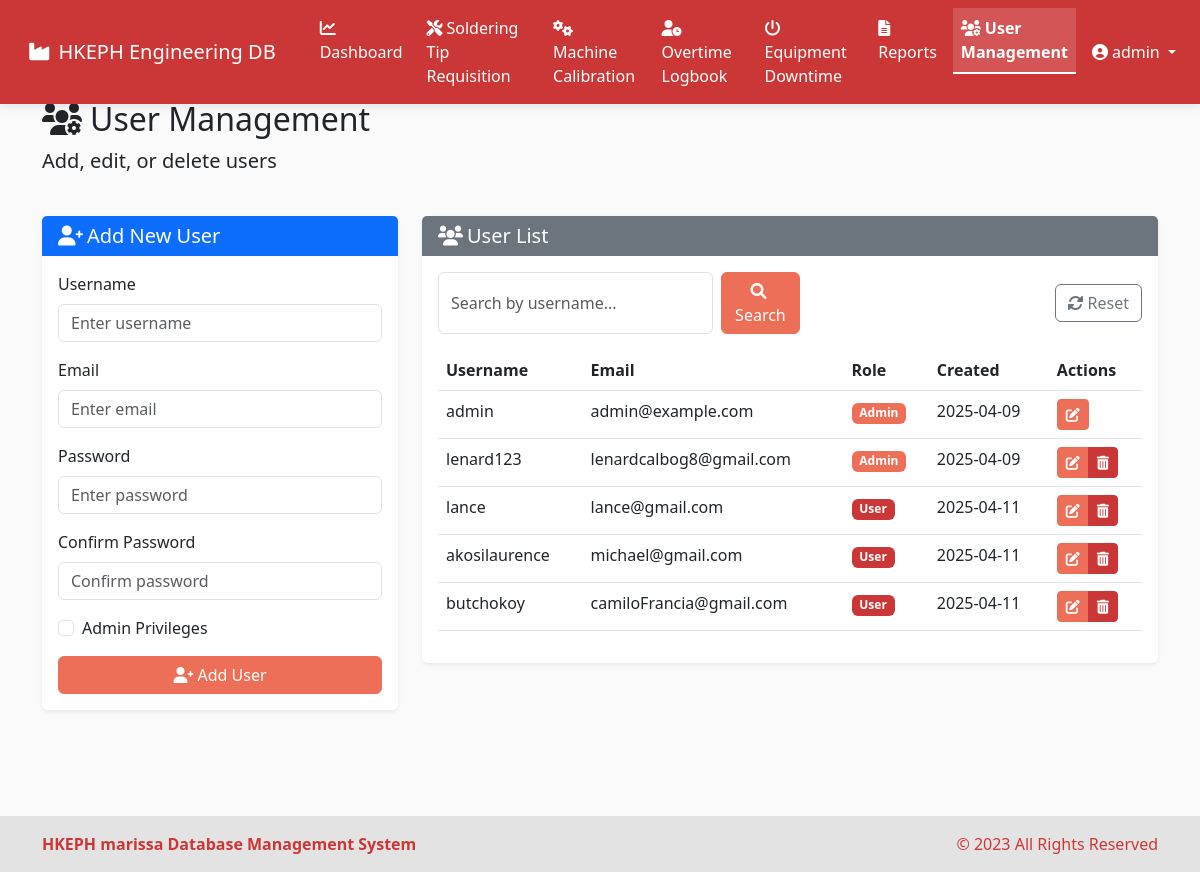
Page /users (signed in) on the earlier database version.
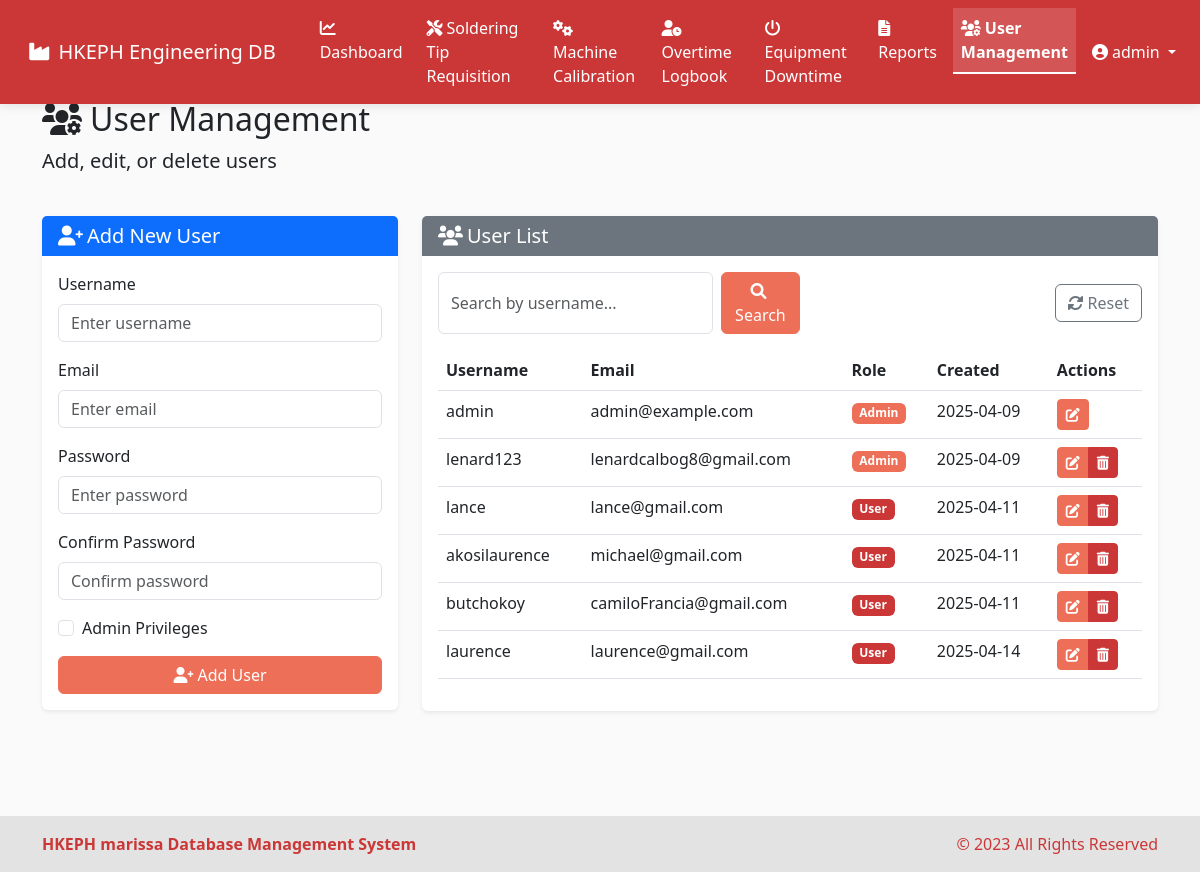
Same page on the later database version.
### models.py (models this page shows, shortened)
class User(UserMixin, db.Model):
    id = db.Column(db.Integer, primary_key=True)
    username = db.Column(db.String(64), unique=True, nullable=False)
    email = db.Column(db.String(120), unique=True, nullable=False)
    password_hash = db.Column(db.String(256), nullable=False)
    is_admin = db.Column(db.Boolean, default=False)
    date_created = db.Column(db.DateTime, default=datetime.utcnow)

### routes.py (the view)
@app.route('/users')
@login_required
def user_management():
    if not current_user.is_admin:
        flash('Access denied. Admin privileges required.', 'danger')
        return redirect(url_for('dashboard'))
    search_query = request.args.get('search', '')
    if search_query:
        users = User.query.filter(
            User.username.ilike(f'%{search_query}%')
        ).all()
    else:
        users = User.query.all()
    form = UserForm()
    return render_template('user_management.html', users=users, form=form, search_query=search_query)

### forms.py
class UserForm(FlaskForm):
    username = StringField('Username', validators=[DataRequired(), Length(min=3, max=64)])
    email = StringField('Email', validators=[DataRequired(), Email(), Length(max=120)])
    password = PasswordField('Password', validators=[Optional(), Length(min=6, max=64)])
    confirm_password = PasswordField('Confirm Password', validators=[
        Optional(),
        EqualTo('password', message='Passwords must match')
    ])
    is_admin = BooleanField('Admin Privileges')

### app.py (called while the page is built)
@login_manager.user_loader
def load_user(user_id):
    return User.query.get(int(user_id))

### templates/user_management.html (shortened to what the changed rows need)
{% extends 'base.html' %}
{% block content %}
<div class="row mb-4">
    <div class="col">
        <h2><i class="fas fa-users-cog me-2"></i>User Management</h2>
    </div>
</div>
<div class="row mb-4">
    <div class="col-md-8">
        <div class="card">
            <div class="card-body">
                <div class="table-responsive">
                    <table class="table table-hover">
                        <thead>
                            <tr>
                                <th>Username</th>
                                <th>Email</th>
                                <th>Role</th>
                                <th>Created</th>
                                <th>Actions</th>
                            </tr>
                        </thead>
                        <tbody>
                            {% for user in users %}
                            <tr>
                                <td>{{ user.username }}</td>
                                <td>{{ user.email }}</td>
                                <td>
                                    {% if user.is_admin %}
                                    <span class="badge bg-primary">Admin</span>
                                    {% else %}
                                    <span class="badge bg-secondary">User</span>
                                    {% endif %}
                                </td>
                                <td>{{ user.date_created.strftime('%Y-%m-%d') }}</td>
                                <td>
                                    <div class="btn-group btn-group-sm" role="group">
                                        <a href="{{ url_for('edit_user', user_id=user.id) }}" class="btn btn-warning">
                                            <i class="fas fa-edit"></i>
                                        </a>
                                        {% if user.id != current_user.id %}
                                        <button type="button" class="btn btn-danger" data-bs-toggle="modal" data-bs-target="#deleteUserModal-{{ user.id }}">
                                            <i class="fas fa-trash-alt"></i>
                                        </button>
                                        {% endif %}
                                    </div>
                                </td>
                            </tr>
                            {% endfor %}
                        </tbody>
                    </table>
                </div>
            </div>
        </div>
    </div>
</div>
{% endblock %}

### templates/base.html (shortened to what the changed rows need)
<!DOCTYPE html>
<html lang="en" data-bs-theme="light">
<head>
    <link href="https://cdn.jsdelivr.net/npm/bootstrap@5.3.0/dist/css/bootstrap.min.css" rel="stylesheet">
    <link rel="stylesheet" href="https://cdnjs.cloudflare.com/ajax/libs/font-awesome/6.0.0/css/all.min.css">
    <link rel="stylesheet" type="text/css" href="https://cdn.jsdelivr.net/npm/daterangepicker/daterangepicker.css" />
    <link rel="stylesheet" href="{{ url_for('static', filename='css/style.css') }}">
</head>
<body>
        <nav class="navbar navbar-expand-lg" style="background-color: var(--accent-secondary); color: white;">
            <div class="container-fluid">
                <div class="collapse navbar-collapse" id="navbarNav">
                    {% if current_user.is_authenticated %}
                    <ul class="navbar-nav">
                        <li class="nav-item">
                            <a class="nav-link text-white {% if request.path == url_for('dashboard') %}active fw-bold{% endif %}" href="{{ url_for('dashboard') }}">
                                <i class="fas fa-chart-line me-1"></i>Dashboard
                            </a>
                        </li>
                        <li class="nav-item">
                            <a class="nav-link text-white {% if request.path == url_for('soldering_tips') %}active fw-bold{% endif %}" href="{{ url_for('soldering_tips') }}">
                                <i class="fas fa-tools me-1"></i>Soldering Tip Requisition
                            </a>
                        </li>
                        <li class="nav-item">
                            <a class="nav-link text-white {% if request.path == url_for('machine_calibrations') %}active fw-bold{% endif %}" href="{{ url_for('machine_calibrations') }}">
                                <i class="fas fa-cogs me-1"></i>Machine Calibration
                            </a>
                        </li>
                        <li class="nav-item">
                            <a class="nav-link text-white {% if request.path == url_for('overtime_logbook') %}active fw-bold{% endif %}" href="{{ url_for('overtime_logbook') }}">
                                <i class="fas fa-user-clock me-1"></i>Overtime Logbook
                            </a>
                        </li>
                        <li class="nav-item">
                            <a class="nav-link text-white {% if request.path == url_for('equipment_downtime') %}active fw-bold{% endif %}" href="{{ url_for('equipment_downtime') }}">
                                <i class="fas fa-power-off me-1"></i>Equipment Downtime
                            </a>
                        </li>
                        <li class="nav-item">
                            <a class="nav-link text-white {% if request.path == url_for('reports') %}active fw-bold{% endif %}" href="{{ url_for('reports') }}">
                                <i class="fas fa-file-alt me-1"></i>Reports
                            </a>
                        </li>
                        {% if current_user.is_admin %}
                        <li class="nav-item">
                            <a class="nav-link text-white {% if request.path == url_for('user_management') %}active fw-bold{% endif %}" href="{{ url_for('user_management') }}">
                                <i class="fas fa-users-cog me-1"></i>User Management
                            </a>
                        </li>
                        {% endif %}
                    </ul>
                    <ul class="navbar-nav ms-auto">
                        <li class="nav-item dropdown">
                            <a class="nav-link dropdown-toggle text-white" href="#" id="navbarDropdown" role="button" data-bs-toggle="dropdown" aria-expanded="false">
                                <i class="fas fa-user-circle me-1"></i>{{ current_user.username }}
                            </a>
                        </li>
                    </ul>
                    {% endif %}
                </div>
            </div>
        </nav>
        <main class="container mt-4 mb-5">
            {% block content %}{% endblock %}
        </main>
    </body>
    </html>

Differences in the rows shown:
added User: username "laurence", email "laurence@gmail.com", is_admin "User", date_created "2025-04-14"
